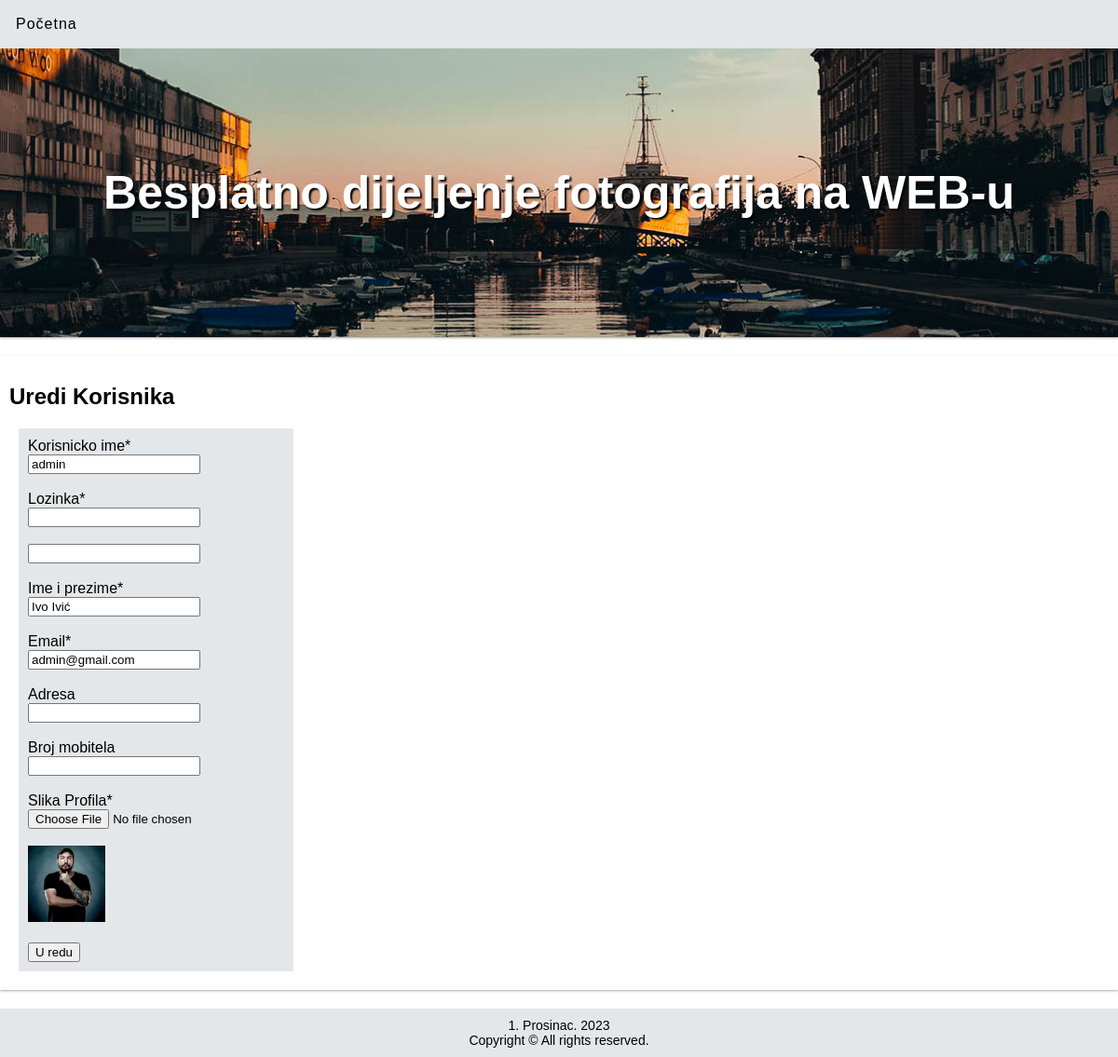
Screenshot of /uredi_korisnika.php?id=1 with the database file from the repository.
### tables this page shows
CREATE TABLE `korisnik` (
  `id_korisnika` int NOT NULL,
  `korisnicko_ime` varchar(30) NOT NULL,
  `lozinka` varchar(32) NOT NULL,
  `ime_prezime` varchar(50) NOT NULL,
  `email` varchar(200) NOT NULL,
  `adresa` varchar(100) DEFAULT NULL,
  `broj_mobitela` int DEFAULT NULL,
  `slika_profila` varchar(200) DEFAULT NULL,
  `id_grupe` int NOT NULL
);

### includes/baza.php (called while the page is built, shortened)
<?php
    class Baza{
        private function spojiDB() {
            $veza = new mysqli(self::SERVER, self::KORISNICKO_IME, self::LOZINKA, self::BAZA_PODATAKA);
            $veza->query("set names 'utf8'");
            return $veza;
        }
        public function dohvatiDB($upit){
            $veza = $this -> spojiDB();
            $rezultat = $veza -> query($upit);
            return $rezultat;
        }
    }
?>

### uredi_korisnika.php (the view, shortened to what this page needs)
<!DOCTYPE html>
<html lang="hr">
<head>
   <?php
    include "includes/head.php";
   ?>
</head>
<body>
    <div class="red">
        <?php include "includes/navigation.php"; ?>
    </div>
    <div class="red">
          <?php include "includes/header.php"; ?>
          <section id="sadrzaj" class="t-kolona-12 d-kolona-12">
          <h2>Uredi Korisnika</h2>
          <div class="unos">
          <?php
                require_once "includes/baza.php";
                $baza = new Baza();
                $id_korisnika = $_GET['id'];
                $upit = "SELECT korisnicko_ime, ime_prezime, email, adresa, broj_mobitela, slika_profila, id_grupe FROM korisnik WHERE id_korisnika = $id_korisnika";
                $rezultat = $baza -> dohvatiDB($upit);
                while($red = $rezultat -> fetch_array()){
                    $korisnicko_ime = $red["korisnicko_ime"];
                    $ime_prezime = $red["ime_prezime"];
                    $email= $red["email"];
                    $adresa= $red["adresa"];
                    $broj_mobitela= $red["broj_mobitela"];
                    $slika_profila= $red["slika_profila"];
                }
            ?>
        <form method="POST" action="uredi_korisnika_spremi.php" enctype="multipart/form-data">
        <label for="korisnicko_ime">Korisnicko ime*</label><br>
        <input type="text" name="korisnicko_ime" id="korisnicko_ime" value="<?php echo $korisnicko_ime;?>" required />
        <br><br>
        <label for="lozinka">Lozinka*</label><br>
        <input type="password" name="lozinka1" id="lozinka" required><br><br>
        <input type="password" name="lozinka2" id="lozinka" required><br><br>
        <label for="ime_prezime">Ime i prezime*</label><br>
        <input type="text" name="ime_prezime" id="ime_prezime" value="<?php echo $ime_prezime;?>" required><br><br>
        <label for="email">Email*</label><br>
        <input type="text" name="email" id="email" value="<?php echo $email;?>" required><br><br>
        <label for="adresa">Adresa</label><br>
        <input type="text" name="adresa" id="adresa" value="<?php echo $adresa;?>"><br><br>
        <label for="broj_mobitela">Broj mobitela</label><br>
        <input type="text" name="broj_mobitela" id="broj_mobitela" value="<?php echo $broj_mobitela;?>"><br><br>
        <label for="slika_kategorije">Slika Profila*</label><br>
        <input type="file" name="slika_profila" id="slika_profila"><br><br>
        <img src="<?php echo $slika_profila;?>" alt="<?php echo $korisnicko_ime;?>" width="30%" height="20%">
        <?php
        echo "</select><br><br>";
        ?>
        <input type="submit" value="U redu" name="submit">
            </form>
        </div>
            </section>
    </div>
    <div class="red">
        <?php include "includes/footer.php"; ?>
    </div>
</body>
</html>

### css/style.css (style rules this page uses)
body { margin: 0; font-family: Arial, Helvetica, sans-serif; }
#sadrzaj { box-shadow: 0px 1px 3px rgba(0, 0, 0, 0.12), 0px 1px 2px rgba(0, 0, 0, 0.24); margin-bottom: 20px; min-height: 500px; max-height: 2000px; overflow: auto; }
img, video, iframe, object { max-width: 100%; }
* { box-sizing: border-box; }
.red:after { content: ""; clear: both; display: block; }
[class*="kolona"] { float: left; padding: 10px; width: 100%; }
@media (min-width:700px) { .t-kolona-12 { width: 100%; } }
@media (min-width:1100px) { .d-kolona-12 { width: 100%; } }
.red:first-child { background-color: rgba(216, 221, 226, 0.7); display: flex; align-items: center; position: sticky; top: 0px; z-index: 1000; }
.unos { background-color: rgba(216, 221, 226, 0.7); width: 25%; padding: 10px; margin: 10px; }

### rows the page displays
korisnik: korisnicko_ime "admin", ime_prezime "Ivo Ivić", email "admin@gmail.com", slika_profila (picture)
